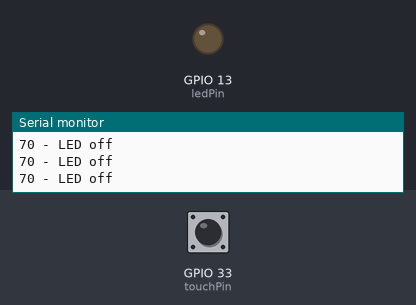
Bench run of a sketch on a simulated ESP32. On the bench: output pins drawn as LEDs (lit = HIGH), the last lines printed to the serial monitor. Inputs (shaded band) come from the test bench; at power-on: GPIO 33 (touchPin) HIGH.

Above: at 1.8 s.
1.9 s: GPIO 33 (touchPin) pulled LOW for 0.6 s
At 2.4 s:
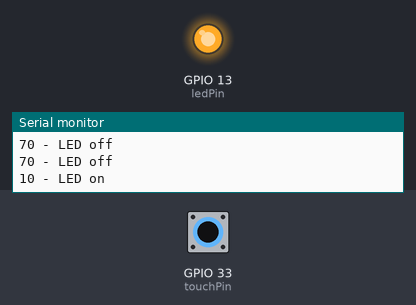
4.0 s: GPIO 33 (touchPin) pulled LOW for 3.2 s
At 8.3 s:
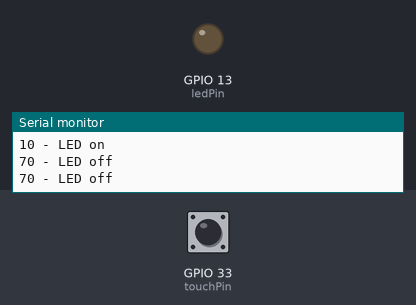
Timing chart, 0 to 9.8 s (numbered marks = the images above; inputs shaded):
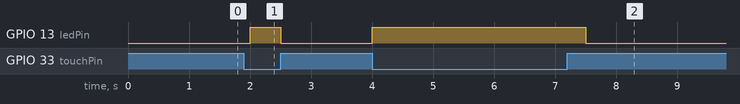

The sketch:

fathur_LKPD_19.ino
```cpp
//fathur
//xi tAV 3
const int touchPin = 33;
const int ledPin = 13;
const int threshold = 20;
int touchValue;
void setup() {
 Serial.begin(115200);
 pinMode (ledPin,OUTPUT);
}
void loop() {
  touchValue =touchRead(touchPin);
  Serial.print(touchValue);
  if(touchValue < threshold){
    digitalWrite(ledPin,HIGH);
    Serial.println(" - LED on");
  }else{
    digitalWrite(ledPin,LOW);
    Serial.println (" - LED off");
  }delay(500);
}
```

Measured:
- after the input at 1.9 s, GPIO 13 (ledPin): LOW → HIGH after 0.10 s, → LOW 0.50 s later
- after the input at 4.0 s, GPIO 13 (ledPin): LOW → HIGH at once, → LOW 3.5 s later
